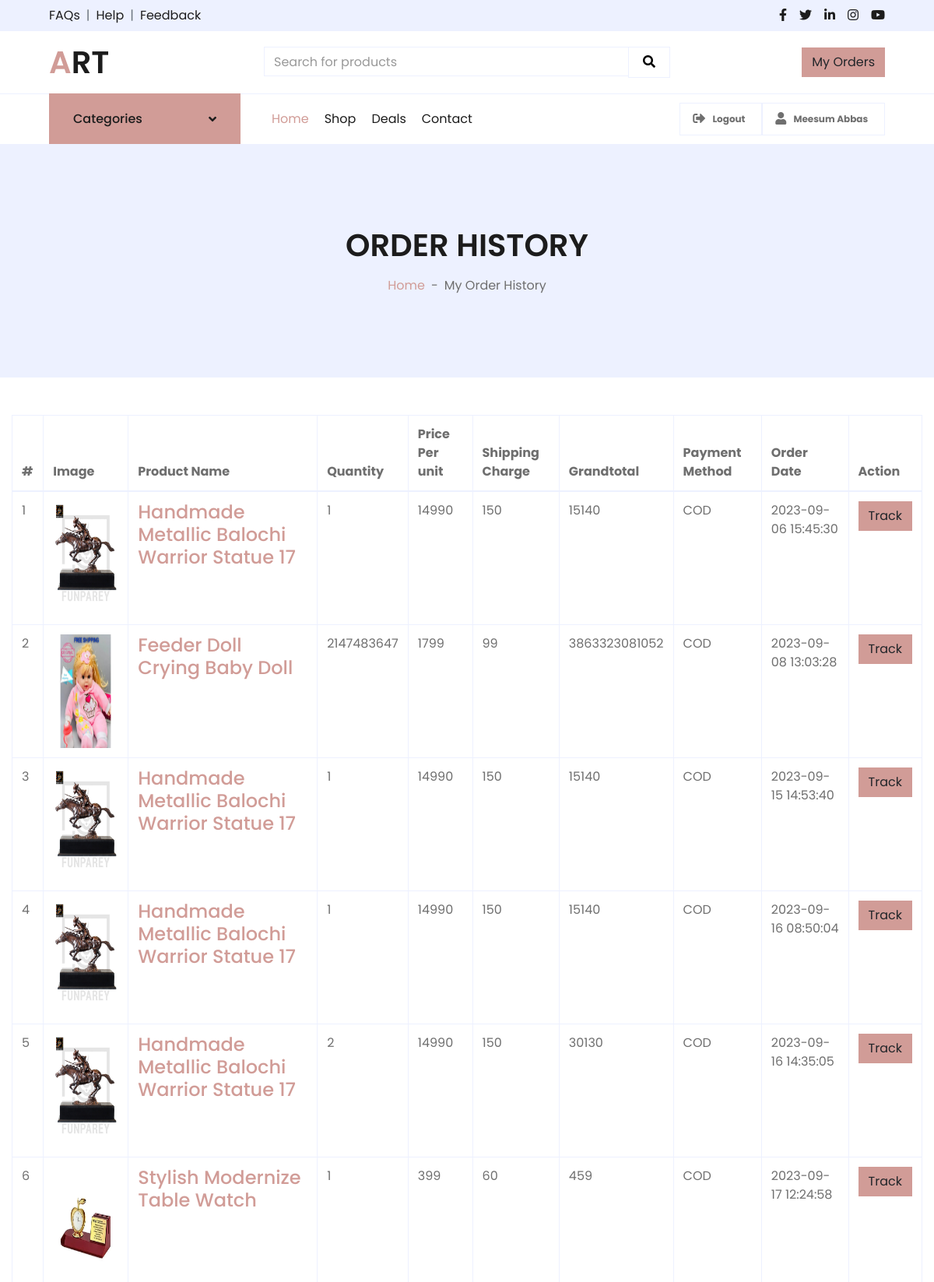
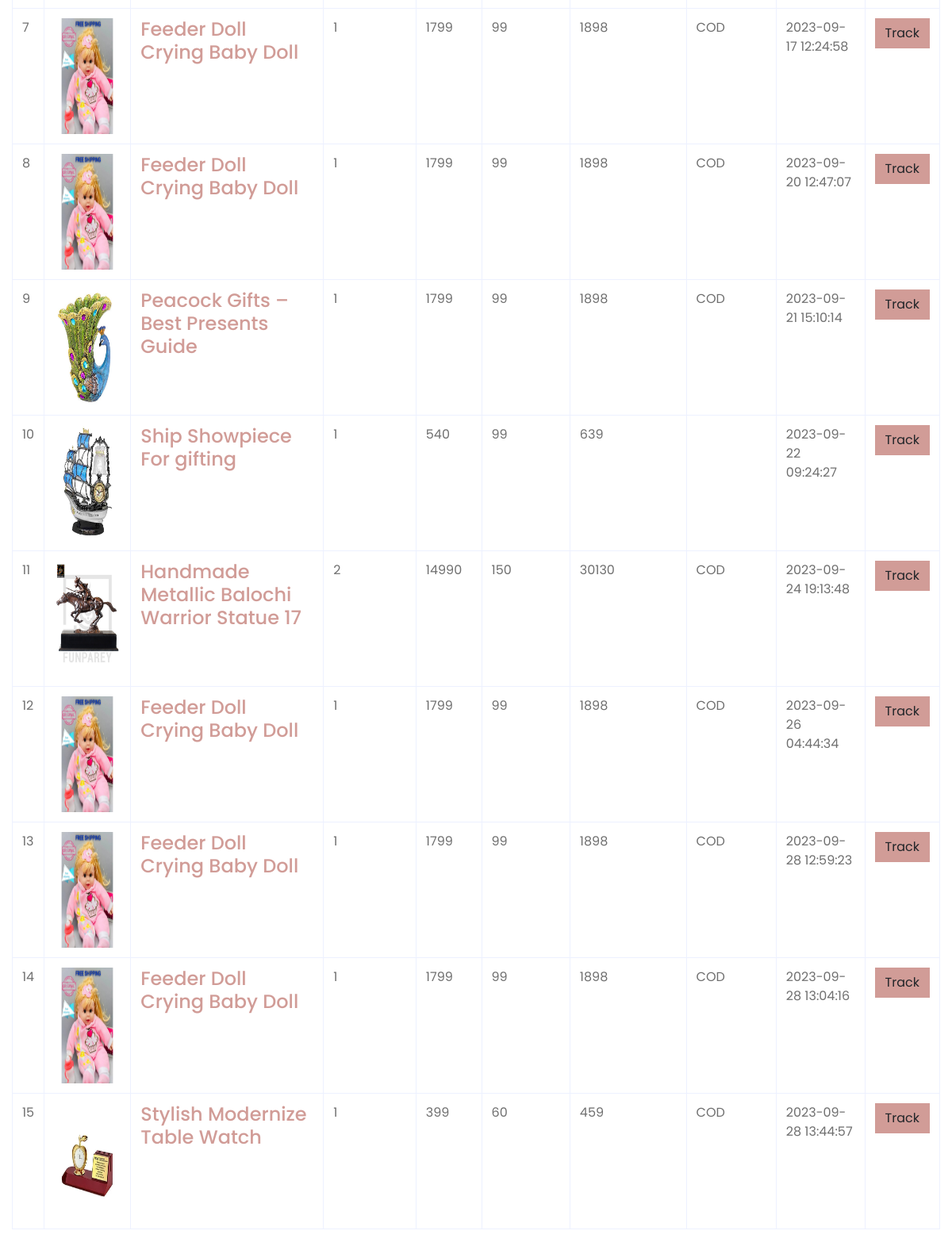
Page /order-history.php (signed in) on the committed database (2 pictures, top to bottom).
### tables this page shows
CREATE TABLE `orders` (
  `id` int(11) NOT NULL,
  `userId` int(11) DEFAULT NULL,
  `productId` varchar(255) DEFAULT NULL,
  `quantity` int(11) DEFAULT NULL,
  `orderDate` timestamp NOT NULL DEFAULT current_timestamp(),
  `paymentMethod` varchar(50) DEFAULT NULL,
  `orderStatus` varchar(55) DEFAULT NULL
);

CREATE TABLE `products` (
  `id` int(11) NOT NULL,
  `category` int(11) NOT NULL,
  `subCategory` int(11) DEFAULT NULL,
  `productName` varchar(255) DEFAULT NULL,
  `productCompany` varchar(255) DEFAULT NULL,
  `productPrice` int(11) DEFAULT NULL,
  `productPriceBeforeDiscount` int(11) DEFAULT NULL,
  `productDescription` longtext DEFAULT NULL,
  `productImage1` varchar(255) DEFAULT NULL,
  `productImage2` varchar(255) DEFAULT NULL,
  `productImage3` varchar(255) DEFAULT NULL,
  `shippingCharge` int(11) DEFAULT NULL,
  `productAvailability` varchar(255) DEFAULT NULL,
  `postingDate` timestamp NULL DEFAULT current_timestamp(),
  `updationDate` varchar(255) DEFAULT NULL
);

### order-history.php (the view, shortened to what this page needs)
<?php
include('include/config.php');
if (strlen($_SESSION['login']) == 0) {
    header('location:login.php');
} else {
?>
    <!DOCTYPE html>
    <html lang="en">
    <head>
        <link href="https://cdnjs.cloudflare.com/ajax/libs/font-awesome/5.10.0/css/all.min.css" rel="stylesheet">
        <link href="lib/owlcarousel/assets/owl.carousel.min.css" rel="stylesheet">
        <link href="css/style.css" rel="stylesheet">
    </head>
    <body>
        <?php
        include 'include/top-header.php';
        ?>
        <?php
        include 'include/navbar2.php';
        ?>
        <div class="container-fluid bg-secondary mb-5">
            <div class="d-flex flex-column align-items-center justify-content-center" style="min-height: 300px">
                <h1 class="font-weight-semi-bold text-uppercase mb-3">Order History </h1>
                <div class="d-inline-flex">
                    <p class="m-0"><a href="">Home</a></p>
                    <p class="m-0 px-2">-</p>
                    <p class="m-0">My Order History</p>
                </div>
            </div>
        </div>
        <div class="container-fluid">
            <div class="row">
                <div class="col-lg-12 table-responsive">
                    <form action="" name="cart" method="post">
                        <table class="table table-bordered">
                            <thead>
                                <tr>
                                    <th class="cart-romove item">#</th>
                                    <th class="cart-description item">Image</th>
                                    <th class="cart-product-name item">Product Name</th>
                                    <th class="cart-qty item">Quantity</th>
                                    <th class="cart-sub-total item">Price Per unit</th>
                                    <th class="cart-sub-total item">Shipping Charge</th>
                                    <th class="cart-total item">Grandtotal</th>
                                    <th class="cart-total item">Payment Method</th>
                                    <th class="cart-description item">Order Date</th>
                                    <th class="cart-total last-item">Action</th>
                                </tr>
                            </thead>
                            <tbody>
                                    <?php $query = mysqli_query($con, "select products.productImage1 as pimg1,products.productName as pname,products.id as proid,orders.productId as opid,orders.quantity as qty,products.productPrice as pprice,products.shippingCharge as shippingcharge,orders.paymentMethod as paym,orders.orderDate as odate,orders.id as orderid from orders join products on orders.productId=products.id where orders.userId='" . $_SESSION['id'] . "' and orders.paymentMethod is not null");?>
                                    <?php
											$cnt = 1;
											while ($row = mysqli_fetch_array($query)) {
											?>
                                            												<tr>
													<td><?php echo $cnt; ?></td>
													<td class="cart-image">
														<a class="entry-thumbnail" href="detail.html">
															<img src="admin/productimages/<?php echo $row['proid']; ?>/<?php echo $row['pimg1']; ?>" alt="" width="84" height="146">
														</a>
													</td>
													<td class="cart-product-name-info">
														<h4 class='cart-product-description'><a href="product-details.php?pid=<?php echo $row['opid']; ?>">
																<?php echo $row['pname']; ?></a></h4>
													</td>
													<td class="cart-product-quantity">
														<?php echo $qty = $row['qty']; ?>
													</td>
													<td class="cart-product-sub-total"><?php echo $price = $row['pprice']; ?> </td>
													<td class="cart-product-sub-total"><?php echo $shippcharge = $row['shippingcharge']; ?> </td>
													<td class="cart-product-grand-total"><?php echo (($qty * $price) + $shippcharge); ?></td>
													<td class="cart-product-sub-total"><?php echo $row['paym']; ?> </td>
													<td class="cart-product-sub-total"><?php echo $row['odate']; ?> </td>
													<td>
														<a href="track-order.php?oid=<?php echo htmlentities($row['orderid']); ?>" title="Track order" class="btn btn-primary">
															Track
													</td>
												</tr>
											<?php $cnt = $cnt + 1;
											} ?>
                            </tbody>
                        </table>
                    </form>
                </div>
            </div>
        </div>
    </body>
<?php } ?>
    </html>

### rows in the picture
orders: productId.productImage1 (picture), productId.productName "Handmade Metallic Balochi Warrior Statue 17", quantity "1", productId.productPrice "14990", productId.shippingCharge "150", ($qty * $price) + $shippcharge "15140", paymentMethod "COD", orderDate "2023-09-06 15:45:30"
orders: productId.productImage1 (picture), productId.productName "Feeder Doll Crying Baby Doll", quantity "2147483647", productId.productPrice "1799", productId.shippingCharge "99", ($qty * $price) + $shippcharge "3863323081052", paymentMethod "COD", orderDate "2023-09-08 13:03:28"
orders: productId.productImage1 (picture), productId.productName "Handmade Metallic Balochi Warrior Statue 17", quantity "1", productId.productPrice "14990", productId.shippingCharge "150", ($qty * $price) + $shippcharge "15140", paymentMethod "COD", orderDate "2023-09-15 14:53:40"
orders: productId.productImage1 (picture), productId.productName "Handmade Metallic Balochi Warrior Statue 17", quantity "1", productId.productPrice "14990", productId.shippingCharge "150", ($qty * $price) + $shippcharge "15140", paymentMethod "COD", orderDate "2023-09-16 08:50:04"
orders: productId.productImage1 (picture), productId.productName "Handmade Metallic Balochi Warrior Statue 17", quantity "2", productId.productPrice "14990", productId.shippingCharge "150", ($qty * $price) + $shippcharge "30130", paymentMethod "COD", orderDate "2023-09-16 14:35:05"
orders: productId.productImage1 (picture), productId.productName "Stylish Modernize Table Watch", quantity "1", productId.productPrice "399", productId.shippingCharge "60", ($qty * $price) + $shippcharge "459", paymentMethod "COD", orderDate "2023-09-17 12:24:58"
orders: productId.productImage1 (picture), productId.productName "Feeder Doll Crying Baby Doll", quantity "1", productId.productPrice "1799", productId.shippingCharge "99", ($qty * $price) + $shippcharge "1898", paymentMethod "COD", orderDate "2023-09-17 12:24:58"
orders: productId.productImage1 (picture), productId.productName "Feeder Doll Crying Baby Doll", quantity "1", productId.productPrice "1799", productId.shippingCharge "99", ($qty * $price) + $shippcharge "1898", paymentMethod "COD", orderDate "2023-09-20 12:47:07"
orders: productId.productImage1 (picture), productId.productName "Peacock Gifts – Best Presents Guide", quantity "1", productId.productPrice "1799", productId.shippingCharge "99", ($qty * $price) + $shippcharge "1898", paymentMethod "COD", orderDate "2023-09-21 15:10:14"
orders: productId.productImage1 (picture), productId.productName "Ship Showpiece For gifting", quantity "1", productId.productPrice "540", productId.shippingCharge "99", ($qty * $price) + $shippcharge "639", orderDate "2023-09-22 09:24:27"
orders: productId.productImage1 (picture), productId.productName "Handmade Metallic Balochi Warrior Statue 17", quantity "2", productId.productPrice "14990", productId.shippingCharge "150", ($qty * $price) + $shippcharge "30130", paymentMethod "COD", orderDate "2023-09-24 19:13:48"
orders: productId.productImage1 (picture), productId.productName "Feeder Doll Crying Baby Doll", quantity "1", productId.productPrice "1799", productId.shippingCharge "99", ($qty * $price) + $shippcharge "1898", paymentMethod "COD", orderDate "2023-09-26 04:44:34"
orders: productId.productImage1 (picture), productId.productName "Feeder Doll Crying Baby Doll", quantity "1", productId.productPrice "1799", productId.shippingCharge "99", ($qty * $price) + $shippcharge "1898", paymentMethod "COD", orderDate "2023-09-28 12:59:23"
orders: productId.productImage1 (picture), productId.productName "Feeder Doll Crying Baby Doll", quantity "1", productId.productPrice "1799", productId.shippingCharge "99", ($qty * $price) + $shippcharge "1898", paymentMethod "COD", orderDate "2023-09-28 13:04:16"
orders: productId.productImage1 (picture), productId.productName "Stylish Modernize Table Watch", quantity "1", productId.productPrice "399", productId.shippingCharge "60", ($qty * $price) + $shippcharge "459", paymentMethod "COD", orderDate "2023-09-28 13:44:57"

### other values in the picture
$_SESSION['username'] "Meesum Abbas"
